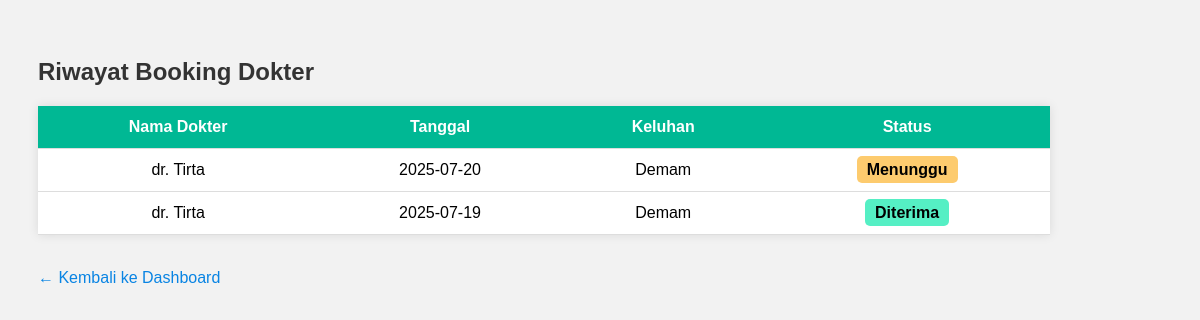
The page /pasien/riwayat.php (signed in) on the database its author committed.
### tables this page shows
CREATE TABLE `booking` (
  `id` int(11) NOT NULL,
  `pasien_id` int(11) DEFAULT NULL,
  `dokter_id` int(11) DEFAULT NULL,
  `tanggal` date DEFAULT NULL,
  `keluhan` text DEFAULT NULL,
  `status` varchar(20) DEFAULT 'Menunggu'
);

CREATE TABLE `dokter` (
  `id` int(11) NOT NULL,
  `nama` varchar(100) DEFAULT NULL,
  `spesialis` varchar(100) DEFAULT NULL
);

### pasien/riwayat.php (the view, shortened to what this page needs)
<?php
include '../config/db.php';
$pasien_id = $_SESSION['user_id'];
$query = "
    SELECT b.*, d.nama AS nama_dokter
    FROM booking b
    JOIN dokter d ON b.dokter_id = d.id
    WHERE b.pasien_id = $pasien_id
    ORDER BY b.tanggal DESC
";
$result = $conn->query($query);
?>
<!DOCTYPE html>
<html>
<head>
</head>
<body>
<h2>Riwayat Booking Dokter</h2>
<?php if ($result && $result->num_rows > 0): ?>
    <table>
        <tr>
            <th>Nama Dokter</th>
            <th>Tanggal</th>
            <th>Keluhan</th>
            <th>Status</th>
        </tr>
        <?php while ($row = $result->fetch_assoc()): ?>
        <tr>
            <td><?= htmlspecialchars($row['nama_dokter']) ?></td>
            <td><?= htmlspecialchars($row['tanggal']) ?></td>
            <td><?= htmlspecialchars($row['keluhan']) ?></td>
            <td>
                <span class="status <?= $row['status'] ?>">
                    <?= htmlspecialchars($row['status']) ?>
                </span>
            </td>
        </tr>
        <?php endwhile; ?>
    </table>
<?php else: ?>
    <p>Belum ada riwayat booking.</p>
<?php endif; ?>
<br>
<p><a href="dashboard.php">← Kembali ke Dashboard</a></p>
</body>
</html>

### pasien/riwayat.php (style rules this page uses)
body { font-family: Arial, sans-serif; padding: 30px; background-color: #f2f2f2; }
h2 { color: #333; }
table { width: 90%; border-collapse: collapse; margin-top: 20px; background-color: #fff; box-shadow: 0 0 10px rgba(0,0,0,0.1); }
th, td { padding: 12px 15px; text-align: center; border-bottom: 1px solid #ddd; }
th { background-color: #00b894; color: #fff; }
.status { font-weight: bold; padding: 5px 10px; border-radius: 5px; }
.Menunggu { background-color: #fdcb6e; color: #000; }
.Diterima { background-color: #55efc4; color: #000; }
a { color: #0984e3; text-decoration: none; }

### rows shown on the page
booking: dokter.nama "dr. Tirta", tanggal "2025-07-20", keluhan "Demam", status "Menunggu"
booking: dokter.nama "dr. Tirta", tanggal "2025-07-19", keluhan "Demam", status "Diterima"
